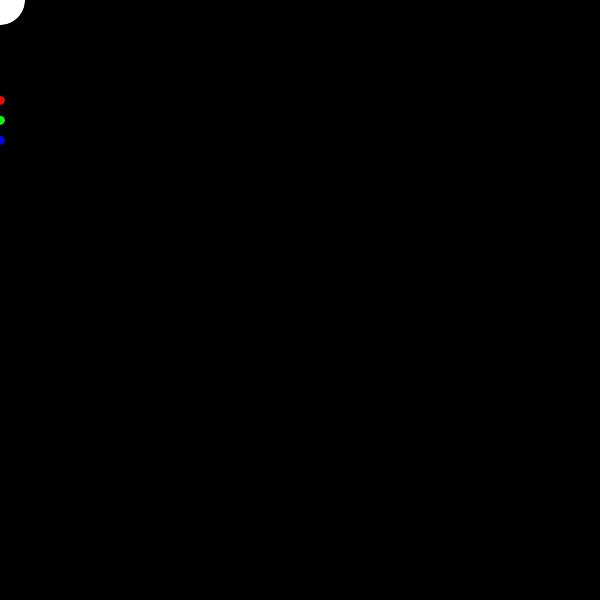
Frame 1 (no input)
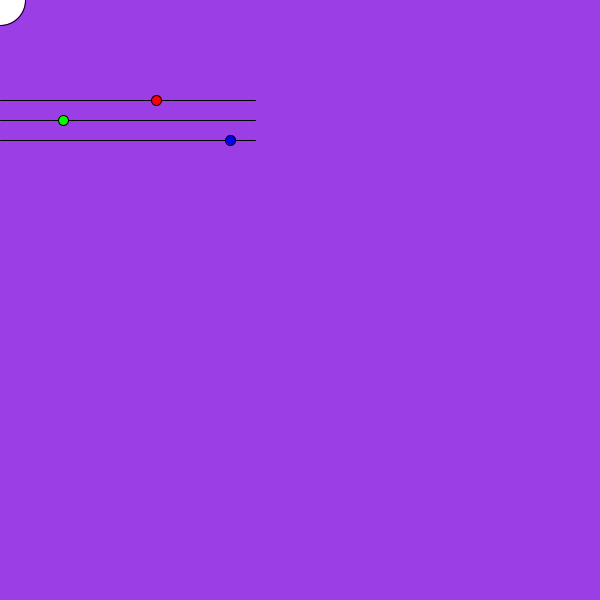
Frame 60 (the mouse pressed at the canvas centre just before this capture)
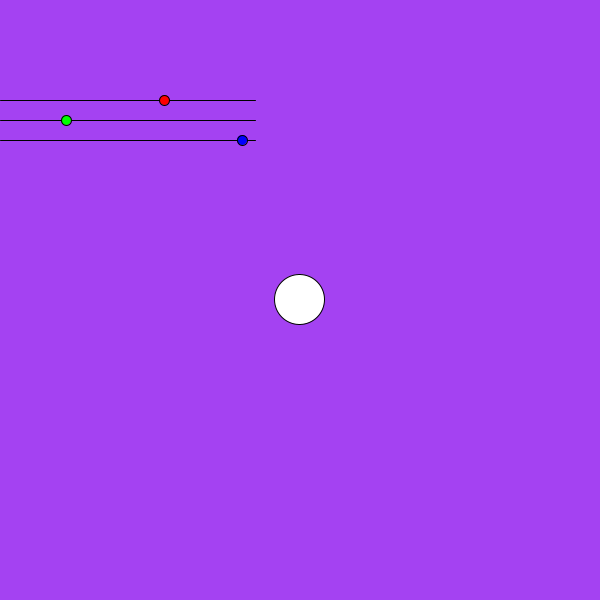
Frame 120 (the mouse held since frame 60 and released just before this capture)

The Processing sketch that drew these frames (run headless with seeded random() and noise(); from frame 60 on, the mouse is pressed at the canvas centre):

// Processing sketch: a007_lerp
// ── a007_lerp.pde
float x, y;
float currR = 0, targetR = 0;
float currG = 0, targetG = 0;
float currB = 0, targetB = 0;

void setup() {
  size(600, 600);
}
void draw() {
  background(currR, currG, currB);
  fill(255);
  ellipse(x, y, 50, 50);
  x = lerp(x, mouseX, 0.1);
  y = lerp(y, mouseY, 0.1);

  // interpolate a number towards another number by 5%
  currR = lerp(currR, targetR, 0.05);
  currG = lerp(currG, targetG, 0.05);
  currB = lerp(currB, targetB, 0.05);
  
  // Formula: difference between two numbers.
  // if the difference is low, we have reached
  // our destination.
  if(abs(targetR-currR) < 0.1) {
    targetR = random(255);
  }
  if(abs(targetG-currG) < 0.1) {
    targetG = random(255);
  }
  if(abs(targetB-currB) < 0.1) {
    targetB = random(255);
  }
  
  // visualize our colors as positions
  fill(#FF0000);
  line(0,100,255,100);
  ellipse(currR, 100, 10, 10);

  fill(#00FF00);
  line(0,120,255,120);
  ellipse(currG, 120, 10, 10);

  fill(#0000FF);
  line(0,140,255,140);
  ellipse(currB, 140, 10, 10);
}
